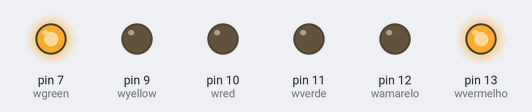
Bench run of a sketch on a simulated Arduino Uno, built with avr-gcc and run on an emulated ATmega328P. Parts: output pins drawn as LEDs (lit = HIGH).

Above: at 1.5 s.
At 4.0 s:
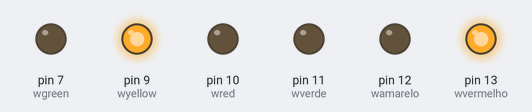
At 6.5 s:
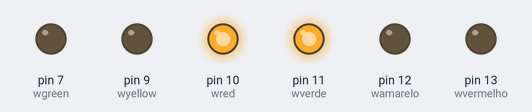
At 9.0 s:
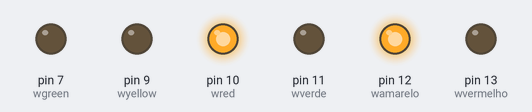
Timing chart, 0 to 13.0 s (numbered marks = the images above):
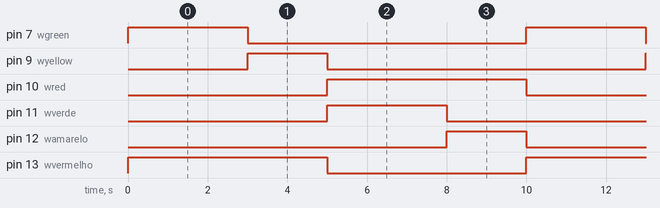

Measured:
- by itself, pin 7 (wgreen), pin 11 (wverde): alternates HIGH for 3.0 s and LOW for 7.0 s
- by itself, pin 9 (wyellow), pin 12 (wamarelo): alternates HIGH for 2.0 s and LOW for 8.0 s
- by itself, pin 10 (wred), pin 13 (wvermelho): alternates HIGH for 5.0 s and LOW for 5.0 s

The sketch:

semaforo_duas_fases.ino
```cpp
/*
  semaforo  aula 1 - Professor Claudio / Mariano Politec

 Objedivo: conhecimento de saidas digtais no arduino UNO.

 Material:

 3 resistores de 220ohm
 3 leds (vermelho, amarelo e verde)
 1 arduino uno

 */
int wvermelho = 13;
int wamarelo = 12;
int wverde = 11;
int wred = 10;
int wyellow = 9;
int wgreen = 7;

void setup()
{
  pinMode(wvermelho, OUTPUT); // led vermelho
  pinMode(wamarelo, OUTPUT); //led amarelo
  pinMode(wverde, OUTPUT); //led verde
  pinMode(wred, OUTPUT); //led red
  pinMode(wyellow, OUTPUT); //led yellow
  pinMode(wgreen, OUTPUT); //led green
}

void loop()
{
  digitalWrite(wvermelho, HIGH);
  digitalWrite(wgreen, HIGH);
  delay(3000); // aguardando 3000 millisecond(s)
  digitalWrite(wgreen, LOW);

  digitalWrite(wvermelho, HIGH);
  digitalWrite(wyellow, HIGH);
  delay(2000); // aguardando 2000 millisecond(s)
  digitalWrite(wvermelho, LOW);
  digitalWrite(wyellow, LOW);

  digitalWrite(wverde, HIGH);
  digitalWrite(wred, HIGH);
  delay(3000); //aguardando 3000 millisecond(s)
  digitalWrite(wverde, LOW);

  digitalWrite(wred, HIGH);
  digitalWrite(wamarelo, HIGH);
  delay(2000); // aguardando 2000 millisecond(s)
  digitalWrite(wred, LOW);
  digitalWrite(wamarelo, LOW);

}
```
